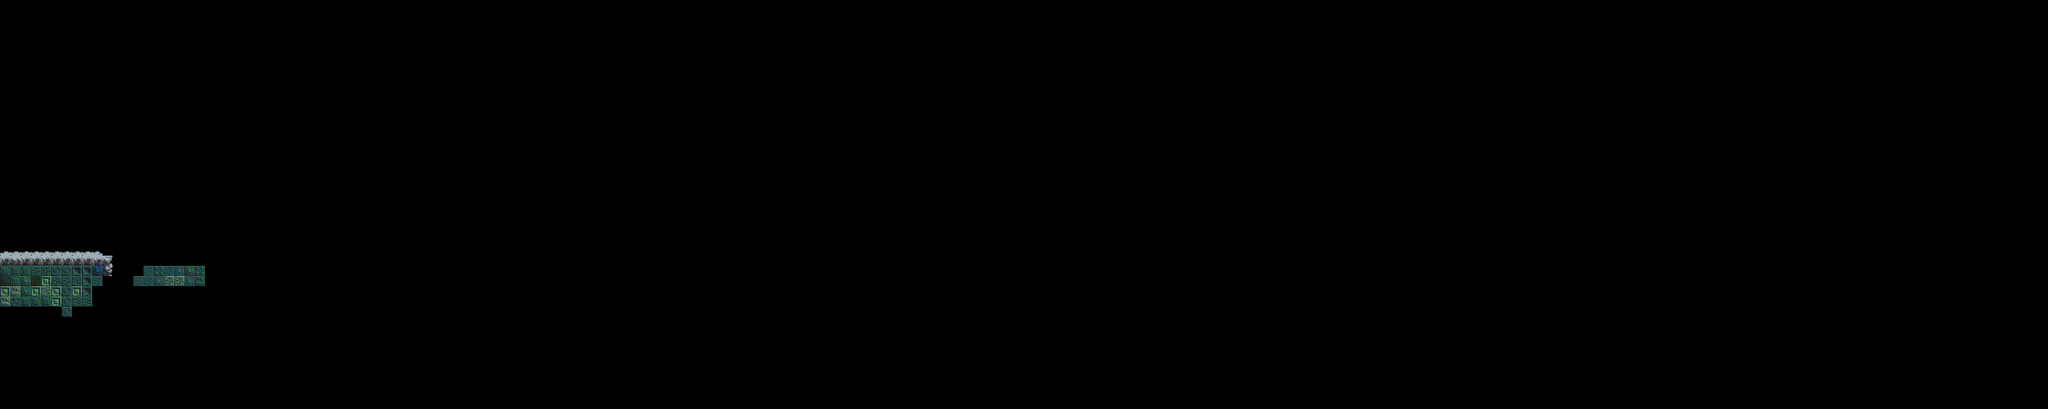

Rendered tile map (Tiled .tmx) drawn with the repository's tilesets; below, a short description and the map source with its tile grids summarised:
An orthogonal 200x40 tile map with 16x16 px tiles, 2 tile layers (Rutelag 2, Rutelag 1), 2 tilesets.

<map version="1.0" tiledversion="1.0.3" orientation="orthogonal" renderorder="right-down" width="200" height="40" tilewidth="16" tileheight="16" nextobjectid="1">
 <tileset firstgid="1" source="level_1.tsx" />
 <tileset firstgid="133" source="blocks16.tsx" />
 <layer name="Rutelag 2" width="200" height="40">
  <data>[8000 cells, 9 non-empty, 2 distinct tile ids]</data>
 </layer>
 <layer name="Rutelag 1" width="200" height="40">
  <data>[8000 cells, 61 non-empty, 19 distinct tile ids]</data>
 </layer>
</map>
